Frame 1 (no input): blank canvas, image omitted
Frame 60 (no input): blank canvas, image omitted
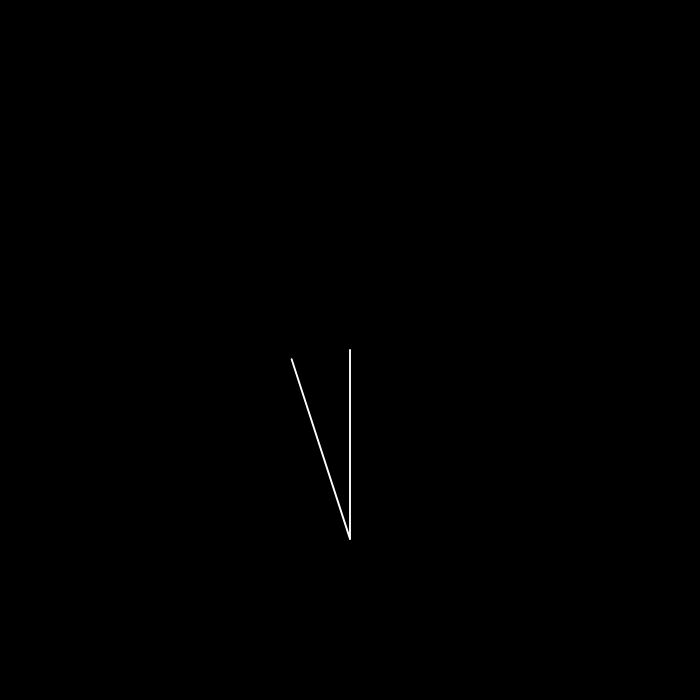
Frame 120 (the mouse pressed at the canvas centre since frame 60)

The p5.js sketch whose frames 1 and 60 were blank and that drew this single picture after the mouse press (run headless with seeded random() and noise() and a simulated clock; from frame 60 on, the mouse is pressed at the canvas centre):

// p5.js sketch
// ── sketch.js
let segments = [];
let endSegment;
let zoom = 1;
let targetZoom = 1;
let amount = 0;

function setup() {
  createCanvas(700, 700);

  let a = createVector(0, 0);
  let b = createVector(0, 200);
  // ^ due to the translate in draw
  endSegment = new Segment(a, b, b);
  endSegment.completed = true;
  segments.push(endSegment);
}

let firstTime = true;

function nextGeneration() {
  let newSegments = [];
  for (let i = 0; i < segments.length; i++) {
    let s = segments[i];

    let newS = s.duplicate(endSegment.a);
    if (firstTime) {
      newS.origin = endSegment.b.copy();
      firstTime = false;
    }
    newSegments.push(newS);
  }
  endSegment = newSegments[0];
  segments = segments.concat(newSegments);
  rotationSpeed *= 0.95;
}

function draw() {
  background(0);
  translate(width / 2, height / 2);
  // always move at the speed of the growing pattern
  let newZoom = lerp(zoom, targetZoom, amount);
  scale(newZoom);

  // let allCompleted = true;
  amount += 0.01;
  for (let s of segments) {
    if (!s.completed) {
      s.update();
      // allCompleted = false;
    }
    s.show();
  }

  // if (allCompleted) {
  if (amount >= 1) {
    for (let s of segments) {
      s.completed = true;
    }

    nextGeneration();
    amount = 0;
    zoom = newZoom;
    targetZoom = zoom / Math.sqrt(2);
  }

  // stroke(255, 0, 0);
  // strokeWeight(5);
  // point(endSegment.a.x, endSegment.a.y);
}

// ── segment.js
let rotationSpeed = 0.1;

class Segment {
  constructor(a, b, origin) {
    this.startA = a;
    this.startB = b;
    this.a = a;
    this.b = b;
    this.completed = false;
    this.angle = 0;
    this.origin = origin.copy();
  }

  show() {
    stroke(255);
    strokeWeight(2 / zoom);
    line(this.a.x, this.a.y, this.b.x, this.b.y);
  }

  duplicate(origin) {
    return new Segment(this.a.copy(), this.b.copy(), origin);
  }

  update() {
    this.angle = lerp(0, PI / 2, amount);
    if (this.angle >= PI / 2) {
      this.angle = PI / 2;
      this.completed = true;
    }
    let va = p5.Vector.sub(this.startA, this.origin);
    let vb = p5.Vector.sub(this.startB, this.origin);
    va.rotate(-this.angle);
    vb.rotate(-this.angle);
    this.a = p5.Vector.add(this.origin, va);
    this.b = p5.Vector.add(this.origin, vb);
  }
}
